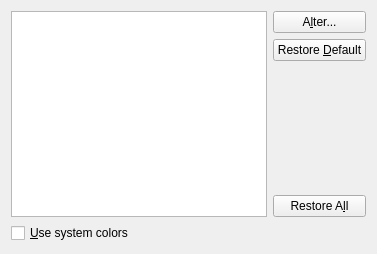
<?xml version="1.0" encoding="UTF-8"?>
<ui version="4.0">
 <class>PrefColorsUi</class>
 <widget class="QWidget" name="PrefColorsUi">
  <property name="geometry">
   <rect>
    <x>0</x>
    <y>0</y>
    <width>370</width>
    <height>254</height>
   </rect>
  </property>
  <property name="sizePolicy">
   <sizepolicy hsizetype="Expanding" vsizetype="Expanding">
    <horstretch>0</horstretch>
    <verstretch>0</verstretch>
   </sizepolicy>
  </property>
  <property name="windowTitle">
   <string/>
  </property>
  <layout class="QGridLayout" name="gridLayout_2">
   <item row="0" column="2">
    <spacer name="horizontalSpacer_2">
     <property name="orientation">
      <enum>Qt::Horizontal</enum>
     </property>
     <property name="sizeHint" stdset="0">
      <size>
       <width>40</width>
       <height>20</height>
      </size>
     </property>
    </spacer>
   </item>
   <item row="1" column="0">
    <widget class="QCheckBox" name="syscolorsCB">
     <property name="toolTip">
      <string>Use the color scheme of your Operating System/Desktop Environment</string>
     </property>
     <property name="text">
      <string>&amp;Use system colors</string>
     </property>
    </widget>
   </item>
   <item row="1" column="1">
    <spacer name="horizontalSpacer">
     <property name="orientation">
      <enum>Qt::Horizontal</enum>
     </property>
     <property name="sizeHint" stdset="0">
      <size>
       <width>40</width>
       <height>20</height>
      </size>
     </property>
    </spacer>
   </item>
   <item row="0" column="0" colspan="2">
    <layout class="QGridLayout" name="gridLayout">
     <item row="0" column="0" rowspan="5">
      <widget class="QListWidget" name="lyxObjectsLW">
       <property name="sizePolicy">
        <sizepolicy hsizetype="MinimumExpanding" vsizetype="Expanding">
         <horstretch>0</horstretch>
         <verstretch>0</verstretch>
        </sizepolicy>
       </property>
       <property name="horizontalScrollBarPolicy">
        <enum>Qt::ScrollBarAsNeeded</enum>
       </property>
      </widget>
     </item>
     <item row="0" column="1">
      <widget class="QPushButton" name="colorChangePB">
       <property name="sizePolicy">
        <sizepolicy hsizetype="Preferred" vsizetype="Fixed">
         <horstretch>0</horstretch>
         <verstretch>0</verstretch>
        </sizepolicy>
       </property>
       <property name="toolTip">
        <string>Change the selected color</string>
       </property>
       <property name="text">
        <string>A&amp;lter...</string>
       </property>
      </widget>
     </item>
     <item row="1" column="1">
      <widget class="QPushButton" name="colorResetPB">
       <property name="toolTip">
        <string>Reset the selected color to its original value</string>
       </property>
       <property name="text">
        <string>Restore &amp;Default</string>
       </property>
      </widget>
     </item>
     <item row="4" column="1">
      <widget class="QPushButton" name="colorResetAllPB">
       <property name="toolTip">
        <string>Reset all colors to their original value</string>
       </property>
       <property name="text">
        <string>Restore A&amp;ll</string>
       </property>
      </widget>
     </item>
     <item row="3" column="1">
      <spacer>
       <property name="orientation">
        <enum>Qt::Vertical</enum>
       </property>
       <property name="sizeHint" stdset="0">
        <size>
         <width>20</width>
         <height>40</height>
        </size>
       </property>
      </spacer>
     </item>
    </layout>
   </item>
  </layout>
 </widget>
 <includes>
  <include location="local">qt_i18n.h</include>
 </includes>
 <resources/>
 <connections/>
</ui>
